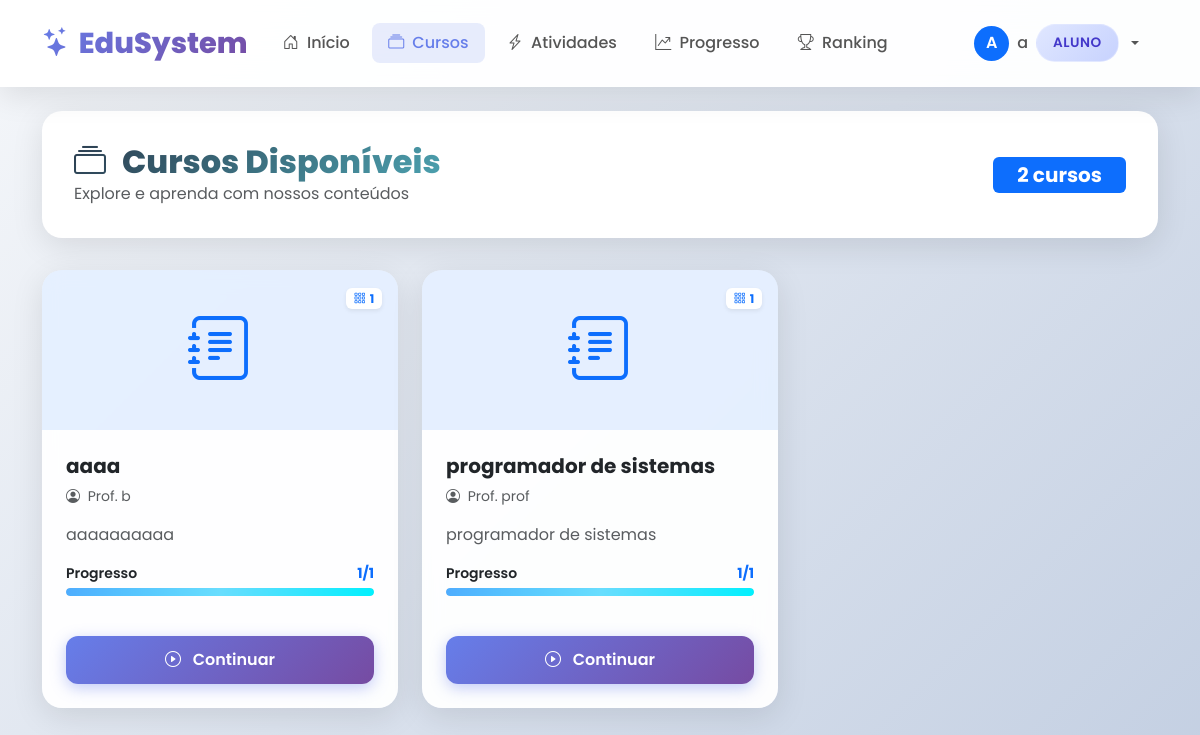
Screenshot of /aluno/cursos (signed in) with the database file from the repository.
### tables this page shows
CREATE TABLE cursos (
            id INTEGER PRIMARY KEY AUTOINCREMENT,
            nome TEXT UNIQUE NOT NULL,
            descricao TEXT,
            professor_id INTEGER,
            data_criacao TIMESTAMP DEFAULT CURRENT_TIMESTAMP,
            FOREIGN KEY (professor_id) REFERENCES usuarios(id)
        );

CREATE TABLE usuarios (
            id INTEGER PRIMARY KEY AUTOINCREMENT,
            nome TEXT UNIQUE NOT NULL,
            senha TEXT NOT NULL,
            tipo TEXT NOT NULL CHECK(tipo IN ('aluno', 'professor', 'coordenador')),
            data_cadastro TIMESTAMP DEFAULT CURRENT_TIMESTAMP
        );

### app.py (the view)
@app.route('/aluno/cursos')
@login_required
@aluno_required
def aluno_cursos():
    conn = conectar()
    cursor = conn.cursor()
    cursor.execute("""
        SELECT c.*, u.nome as professor_nome,
               (SELECT COUNT(*) FROM atividades WHERE curso_id = c.id) as total_atividades,
               (SELECT COUNT(*) FROM progresso p
                JOIN atividades a ON p.atividade_id = a.id
                WHERE a.curso_id = c.id AND p.aluno_id = ?) as atividades_feitas
        FROM cursos c
        LEFT JOIN usuarios u ON c.professor_id = u.id
        ORDER BY c.nome
    """, (session['user_id'],))
    cursos = cursor.fetchall()
    conn.close()
    return render_template('aluno/cursos.html', cursos=cursos)

### app.py (called while the page is built)
def conectar():
    conn = sqlite3.connect(DB_NAME)
    conn.row_factory = sqlite3.Row
    return conn

def login_required(f):
    @wraps(f)
    def decorated_function(*args, **kwargs):
        if 'user_id' not in session:
            return redirect(url_for('login'))
        return f(*args, **kwargs)
    return decorated_function

def aluno_required(f):
    @wraps(f)
    def decorated_function(*args, **kwargs):
        if session.get('tipo') != 'aluno':
            flash('Acesso restrito a alunos!', 'danger')
            return redirect(url_for('dashboard'))
        return f(*args, **kwargs)
    return decorated_function

### templates/aluno/cursos.html (shortened to what this page needs)
{% extends "base.html" %}
{% block content %}
<div class="page-header">
    <div>
        <h1 class="page-title"><i class="bi bi-collection me-3"></i>Cursos Disponíveis</h1>
        <p class="text-muted mb-0">Explore e aprenda com nossos conteúdos</p>
    </div>
    <span class="badge bg-primary fs-5 px-4 py-2">{{ cursos|length }} cursos</span>
</div>
<div class="row g-4">
    {% for curso in cursos %}
    <div class="col-md-6 col-xl-4">
        <div class="card h-100 border-0 overflow-hidden">
            <div class="position-relative">
                <div class="bg-primary bg-opacity-10 d-flex align-items-center justify-content-center" style="height: 160px;">
                    <i class="bi bi-journal-text text-primary" style="font-size: 4rem;"></i>
                </div>
                <div class="position-absolute top-0 end-0 m-3">
                    <span class="badge bg-white text-primary shadow-sm">
                        <i class="bi bi-grid-3x3-gap me-1"></i>{{ curso.total_atividades }}
                    </span>
                </div>
            </div>
            <div class="card-body p-4">
                <div class="d-flex justify-content-between align-items-start mb-2">
                    <h5 class="card-title fw-bold mb-0">{{ curso.nome }}</h5>
                </div>
                <p class="text-muted small mb-3">
                    <i class="bi bi-person-circle me-1"></i>
                    Prof. {{ curso.professor_nome or 'N/A' }}
                </p>
                {% if curso.descricao %}
                <p class="card-text text-muted mb-3">{{ curso.descricao[:100] }}{% if curso.descricao|length > 100 %}...{% endif %}</p>
                {% endif %}
                {% if curso.total_atividades > 0 %}
                <div class="mb-3">
                    <div class="d-flex justify-content-between small mb-1">
                        <span class="fw-semibold">Progresso</span>
                        <span class="text-primary fw-bold">{{ curso.atividades_feitas }}/{{ curso.total_atividades }}</span>
                    </div>
                    <div class="progress-container" style="height: 8px;">
                        <div class="progress-bar-custom" style="width: {{ (curso.atividades_feitas / curso.total_atividades * 100) if curso.total_atividades > 0 else 0 }}%"></div>
                    </div>
                </div>
                {% endif %}
            </div>
            <div class="card-footer bg-transparent border-0 p-4 pt-0">
                <a href="{{ url_for('aluno_atividade', curso_id=curso.id) }}" class="btn btn-primary w-100">
                    <i class="bi bi-play-circle me-2"></i>
                    {{ 'Continuar' if curso.atividades_feitas > 0 else 'Iniciar Curso' }}
                </a>
            </div>
        </div>
    </div>
    {% endfor %}
</div>
{% endblock %}

### templates/base.html (style rules this page uses)
:root { --primary-gradient: linear-gradient(135deg, #667eea 0%, #764ba2 100%); --secondary-gradient: linear-gradient(135deg, #f093fb 0%, #f5576c 100%); --success-gradient: linear-gradient(135deg, #4facfe 0%, #00f2fe 100%); --warning-gradient: linear-gradient(135deg, #fa709a 0%, #fee140 100%); --dark-gradient: linear-gradient(135deg, #2c3e50 0%, #4ca1af 100%); --glass-bg: rgba(255, 255, 255, 0.95); --glass-border: rgba(255, 255, 255, 0.2); --shadow-soft: 0 8px 32px rgba(0, 0, 0, 0.1); --shadow-hover: 0 20px 60px rgba(0, 0, 0, 0.15); --radius-lg: 20px; --radius-md: 12px; --radius-sm: 8px; }
* { font-family: 'Poppins', sans-serif; }
body { background: linear-gradient(135deg, #f5f7fa 0%, #c3cfe2 100%); min-height: 100vh; overflow-x: hidden; }
.card { background: var(--glass-bg); backdrop-filter: blur(10px); border: 1px solid var(--glass-border); border-radius: var(--radius-lg); box-shadow: var(--shadow-soft); transition: all 0.4s cubic-bezier(0.175, 0.885, 0.32, 1.275); overflow: hidden; animation: slideInUp 0.6s ease-out; }
.card::before { content: ''; position: absolute; top: 0; left: -100%; width: 100%; height: 100%; background: linear-gradient(90deg, transparent, rgba(255,255,255,0.4), transparent); transition: left 0.5s; }
.btn { border-radius: var(--radius-md); font-weight: 600; padding: 0.75rem 1.5rem; border: none; position: relative; overflow: hidden; transition: all 0.3s ease; }
.btn::before { content: ''; position: absolute; top: 50%; left: 50%; width: 0; height: 0; border-radius: 50%; background: rgba(255,255,255,0.3); transform: translate(-50%, -50%); transition: width 0.6s, height 0.6s; }
.btn-primary { background: var(--primary-gradient); box-shadow: 0 4px 15px rgba(102, 126, 234, 0.4); }
.progress-container { background: #e5e7eb; border-radius: 50px; height: 12px; overflow: hidden; position: relative; }
.progress-bar-custom { height: 100%; background: var(--success-gradient); border-radius: 50px; transition: width 1s cubic-bezier(0.4, 0, 0.2, 1); position: relative; overflow: hidden; }
.progress-bar-custom::after { content: ''; position: absolute; top: 0; left: 0; bottom: 0; right: 0; background: linear-gradient( 90deg, transparent, rgba(255,255,255,0.3), transparent ); animation: shimmer 2s infinite; }
.page-header { background: white; border-radius: var(--radius-lg); padding: 2rem; margin-bottom: 2rem; box-shadow: var(--shadow-soft); display: flex; justify-content: space-between; align-items: center; flex-wrap: wrap; gap: 1rem; }
.page-title { font-weight: 800; font-size: 2rem; background: var(--dark-gradient); -webkit-background-clip: text; -webkit-text-fill-color: transparent; background-clip: text; margin: 0; }

### rows the page displays
cursos: total_atividades "1", nome "aaaa", nome "b", descricao "aaaaaaaaaa", atividades_feitas "1", atividades_feitas "Continuar"
cursos: total_atividades "1", nome "programador de sistemas", nome "prof", descricao "programador de sistemas", atividades_feitas "1", atividades_feitas "Continuar"

### other values shown
{{ session.nome[0].upper() }} "A"
{{ session.nome }} "a"
{{ session.tipo }} "ALUNO"
{{ cursos|length }} "2"
